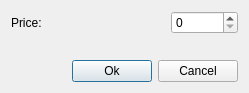
<?xml version="1.0" encoding="UTF-8"?>
<ui version="4.0">
 <class>GetPrice</class>
 <widget class="QDialog" name="GetPrice">
  <property name="geometry">
   <rect>
    <x>0</x>
    <y>0</y>
    <width>249</width>
    <height>93</height>
   </rect>
  </property>
  <property name="windowTitle">
   <string>Select a price</string>
  </property>
  <layout class="QVBoxLayout" name="verticalLayout">
   <item>
    <layout class="QHBoxLayout" name="horizontalLayout">
     <item>
      <widget class="QLabel" name="label_2">
       <property name="text">
        <string>Price:</string>
       </property>
      </widget>
     </item>
     <item>
      <spacer name="horizontalSpacer">
       <property name="orientation">
        <enum>Qt::Horizontal</enum>
       </property>
       <property name="sizeHint" stdset="0">
        <size>
         <width>40</width>
         <height>20</height>
        </size>
       </property>
      </spacer>
     </item>
     <item>
      <widget class="QSpinBox" name="price">
       <property name="maximum">
        <number>999999999</number>
       </property>
      </widget>
     </item>
    </layout>
   </item>
   <item>
    <spacer name="verticalSpacer">
     <property name="orientation">
      <enum>Qt::Vertical</enum>
     </property>
     <property name="sizeHint" stdset="0">
      <size>
       <width>20</width>
       <height>73</height>
      </size>
     </property>
    </spacer>
   </item>
   <item>
    <layout class="QHBoxLayout" name="horizontalLayout_3">
     <item>
      <spacer name="horizontalSpacer_3">
       <property name="orientation">
        <enum>Qt::Horizontal</enum>
       </property>
       <property name="sizeHint" stdset="0">
        <size>
         <width>40</width>
         <height>20</height>
        </size>
       </property>
      </spacer>
     </item>
     <item>
      <widget class="QPushButton" name="ok">
       <property name="text">
        <string>Ok</string>
       </property>
      </widget>
     </item>
     <item>
      <widget class="QPushButton" name="cancel">
       <property name="text">
        <string>Cancel</string>
       </property>
      </widget>
     </item>
    </layout>
   </item>
  </layout>
 </widget>
 <resources/>
 <connections/>
</ui>
